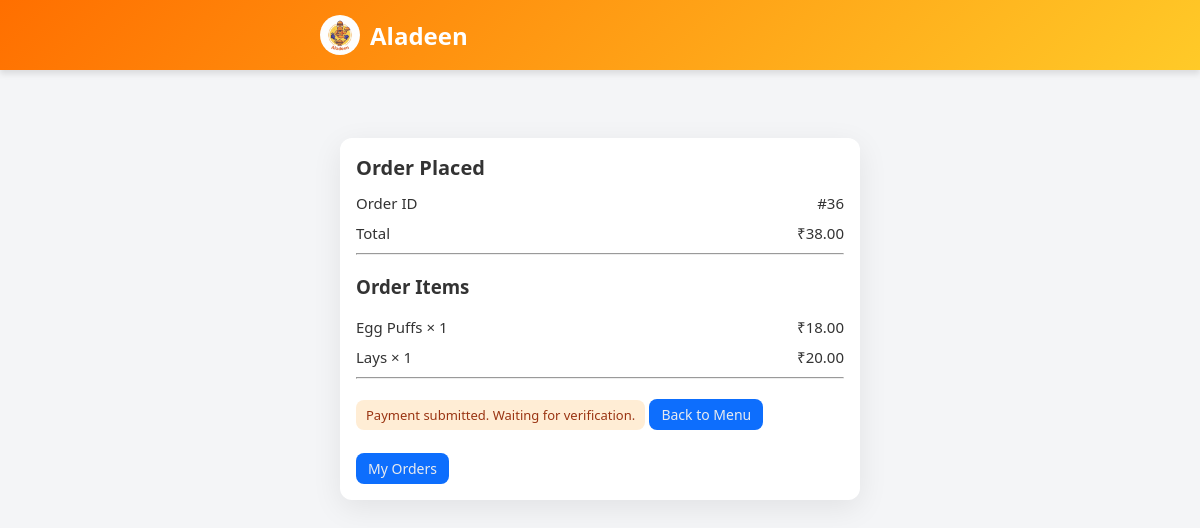
Page /success/36/ on the committed database.
### orders/models.py (models this page shows, shortened)
class Order(models.Model):
    STATUS_CHOICES = [
        ('Pending', 'Pending'),
        ('Completed', 'Completed'),
        ('Cancelled', 'Cancelled'),
    ]
    lab_name = models.CharField(max_length=100)
    system_number = models.CharField(max_length=50)
    status = models.CharField(max_length=20, choices=STATUS_CHOICES, default='Pending')
    total_amount = models.DecimalField(max_digits=8, decimal_places=2, default=0)
    created_at = models.DateTimeField(auto_now_add=True)
    payment_method = models.CharField(max_length=50, default='UPI')
    payment_status = models.BooleanField(default=False)

class OrderItem(models.Model):
    order = models.ForeignKey(Order, related_name='items', on_delete=models.CASCADE)
    snack = models.ForeignKey(Snack, on_delete=models.CASCADE)
    quantity = models.PositiveIntegerField(default=1)
    price = models.DecimalField(max_digits=6, decimal_places=2)  # Price at the time of order

class Snack(models.Model):
    name = models.CharField(max_length=200)
    description = models.TextField(blank=True)
    price = models.DecimalField(max_digits=6, decimal_places=2)
    image = models.ImageField(upload_to='snacks/', blank=True, null=True)
    is_available = models.BooleanField(default=True)
    stock = models.PositiveIntegerField(default=0)

### orders/views.py (the view)
# urls.py: path("success/<int:order_id>/", views.order_success, name="order_success")
def order_success(request, order_id):
    order = get_object_or_404(Order, id=order_id)
    return render(request, "order_success.html", {
        "order": order
    })

### templates/order_success.html (shortened to what this page needs)
{% extends 'base.html' %}
{% block content %}
{% load static %}
<link rel="stylesheet" href="{% static 'css/payments.css' %}">
<div class="page">
  <div class="card">
    <h2>Order Placed</h2>
    <div class="info">
      <span>Order ID</span>
      <span>#{{ order.id }}</span>
    </div>
    <div class="info">
      <span>Total</span>
      <span>₹{{ order.total_amount }}</span>
    </div>
<hr>
<h3>Order Items</h3>
{% if order.items.all %}
  {% for item in order.items.all %}
    <div class="info">
      <span>
        {{ item.snack.name }} × {{ item.quantity }}
      </span>
      <span>
        ₹{{ item.price|floatformat:2 }}
      </span>
    </div>
  {% endfor %}
{% else %}
  <p class="status">No items found.</p>
{% endif %}
<hr>
    {% with payment=order.orderpayment %}
      {% if payment.payment_status == "CREATED" %}
        <a href="{% url 'upi_pay' order.id %}">
          <button class="btn btn-primary">
            Pay via UPI
          </button>
        </a>
      {% elif payment.payment_status == "PENDING_VERIFICATION" %}
        <p class="status pending">
          Payment submitted. Waiting for verification.
        </p>
      {% elif payment.payment_status == "PAID" %}
        <p class="status success">
          Payment successful!
        </p>
      {% endif %}
    {% endwith %}
    <a href="{% url 'menu' %}" class="link">
      Back to Menu
    </a>
    <a href="{% url 'my_orders' %}" class="link">
      My Orders
    </a>
  </div>
</div>
{% endblock %}

### static/css/style.css (style rules this page uses)
:root { --primary-color: #ff6f00; --secondary-color: #ffca28; --text-color: #333; --bg-color: #f8f9fa; --card-bg: #ffffff; --success-color: #28a745; --danger-color: #dc3545; --border-radius: 12px; }
body { font-family: 'Poppins', sans-serif; background-color: var(--bg-color); color: var(--text-color); margin: 0; padding-bottom: 60px; }
.card { background: var(--card-bg); border-radius: var(--border-radius); padding: 20px; box-shadow: 0 4px 15px rgba(0, 0, 0, 0.05); margin-bottom: 20px; color: var(--text-color); }

### static/css/payments.css (style rules this page uses)
* { box-sizing: border-box; }
body { margin: 0; font-family: system-ui, -apple-system, BlinkMacSystemFont, "Segoe UI", Roboto, sans-serif; background: #f4f5f7; color: #111; }
.page { padding: 16px; }
.card { width: 100%; background: #ffffff; border-radius: 12px; padding: 16px; }
.card h2 { margin-top: 0; margin-bottom: 12px; font-size: 20px; }
.info { display: flex; justify-content: space-between; gap: 12px; font-size: 15px; margin-bottom: 10px; }
.status.pending { color: #9a3412; background: #ffedd5; padding: 6px 10px; border-radius: 8px; display: inline-block; font-size: 13px; }
.link { color: #e9ebef; background-color: #0d6efd; padding: 6px 12px; border-radius: 8px; font-size: 14px; text-decoration: none; display: inline-block; margin-top: 10px; }
@media (min-width: 768px) { .page { display: flex; justify-content: center; } }
@media (min-width: 768px) { .card { max-width: 520px; margin-top: 32px; box-shadow: 0 8px 30px rgba(0,0,0,0.08); } }

### templates/base.html (style rules this page uses)
body { background: radial-gradient(ellipse at center, #0a0a1a 0%, #000002 70%); color: #eee; min-height: 100vh; }

### rows in the picture
Order: id "36", total_amount "38.00"
OrderItem: snack.name "Egg Puffs", quantity "1", price "18.00"
OrderItem: snack.name "Lays", quantity "1", price "20.00"
